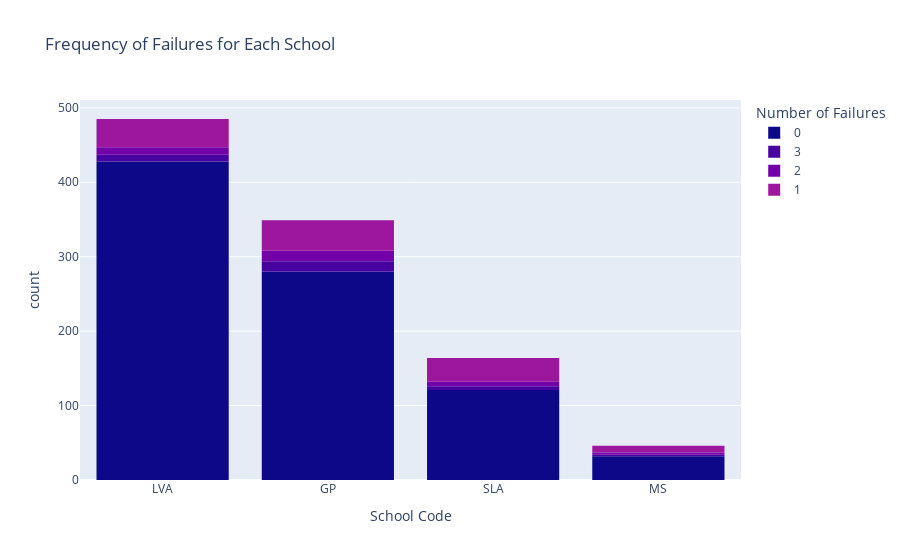

This figure's notebook cell:
### Code cell
import plotly.express as px 

# Create a frequency plot
fig = px.histogram(df, x='school', color='failures',
                   title='Frequency of Failures for Each School',
                   labels={'school': 'School Code', 'failures': 'Number of Failures'},
                   category_orders={'school': ['LVA', 'GP', 'SLA', 'MS']},
                   color_discrete_sequence=px.colors.sequential.Plasma)

# Show the plot
fig.show()

### Figure 1 — Plotly figure (JSON) as saved in the notebook; plotly's stock layout.template omitted (floating-point values rounded to 4 significant figures; data arrays with more than 128 entries replaced by an {"elided": "..."} marker saying what was removed)
{"data": [{"alignmentgroup": "True", "bingroup": "x", "hovertemplate": "Number of Failures=0<br>School Code=%{x}<br>count=%{y}<extra></extra>", "legendgroup": "0", "marker": {"color": "#0d0887", "pattern": {"shape": ""}}, "name": "0", "offsetgroup": "0", "orientation": "v", "showlegend": true, "type": "histogram", "x": {"elided": "861 str values"}, "xaxis": "x", "yaxis": "y"}, {"alignmentgroup": "True", "bingroup": "x", "hovertemplate": "Number of Failures=3<br>School Code=%{x}<br>count=%{y}<extra></extra>", "legendgroup": "3", "marker": {"color": "#46039f", "pattern": {"shape": ""}}, "name": "3", "offsetgroup": "3", "orientation": "v", "showlegend": true, "type": "histogram", "x": ["GP", "GP", "GP", "GP", "GP", "GP", "GP", "GP", "GP", "GP", "GP", "GP", "GP", "GP", "MS", "MS", "LVA", "LVA", "LVA", "LVA", "LVA", "LVA", "LVA", "LVA", "LVA", "SLA", "SLA", "SLA", "SLA", "SLA"], "xaxis": "x", "yaxis": "y"}, {"alignmentgroup": "True", "bingroup": "x", "hovertemplate": "Number of Failures=2<br>School Code=%{x}<br>count=%{y}<extra></extra>", "legendgroup": "2", "marker": {"color": "#7201a8", "pattern": {"shape": ""}}, "name": "2", "offsetgroup": "2", "orientation": "v", "showlegend": true, "type": "histogram", "x": ["GP", "GP", "GP", "GP", "GP", "GP", "GP", "GP", "GP", "GP", "GP", "GP", "GP", "GP", "MS", "MS", "MS", "LVA", "LVA", "LVA", "LVA", "LVA", "LVA", "LVA", "LVA", "LVA", "LVA", "SLA", "SLA", "SLA", "SLA", "SLA", "SLA"], "xaxis": "x", "yaxis": "y"}, {"alignmentgroup": "True", "bingroup": "x", "hovertemplate": "Number of Failures=1<br>School Code=%{x}<br>count=%{y}<extra></extra>", "legendgroup": "1", "marker": {"color": "#9c179e", "pattern": {"shape": ""}}, "name": "1", "offsetgroup": "1", "orientation": "v", "showlegend": true, "type": "histogram", "x": ["GP", "GP", "GP", "GP", "GP", "GP", "GP", "GP", "GP", "GP", "GP", "GP", "GP", "GP", "GP", "GP", "GP", "GP", "GP", "GP", "GP", "GP", "GP", "GP", "GP", "GP", "GP", "GP", "GP", "GP", "GP", "GP", "GP", "GP", "GP", "GP", "GP", "GP", "GP", "GP", "GP", "MS", "MS", "MS", "MS", "MS", "MS", "MS", "MS", "MS", "LVA", "LVA", "LVA", "LVA", "LVA", "LVA", "LVA", "LVA", "LVA", "LVA", "LVA", "LVA", "LVA", "LVA", "LVA", "LVA", "LVA", "LVA", "LVA", "LVA", "LVA", "LVA", "LVA", "LVA", "LVA", "LVA", "LVA", "LVA", "LVA", "LVA", "LVA", "LVA", "LVA", "LVA", "LVA", "LVA", "LVA", "LVA", "SLA", "SLA", "SLA", "SLA", "SLA", "SLA", "SLA", "SLA", "SLA", "SLA", "SLA", "SLA", "SLA", "SLA", "SLA", "SLA", "SLA", "SLA", "SLA", "SLA", "SLA", "SLA", "SLA", "SLA", "SLA", "SLA", "SLA", "SLA", "SLA", "SLA", "SLA", "SLA"], "xaxis": "x", "yaxis": "y"}], "layout": {"barmode": "relative", "legend": {"title": {"text": "Number of Failures"}, "tracegroupgap": 0}, "title": {"text": "Frequency of Failures for Each School"}, "xaxis": {"anchor": "y", "categoryarray": ["LVA", "GP", "SLA", "MS"], "categoryorder": "array", "domain": [0, 1], "title": {"text": "School Code"}}, "yaxis": {"anchor": "x", "domain": [0, 1], "title": {"text": "count"}}}}
